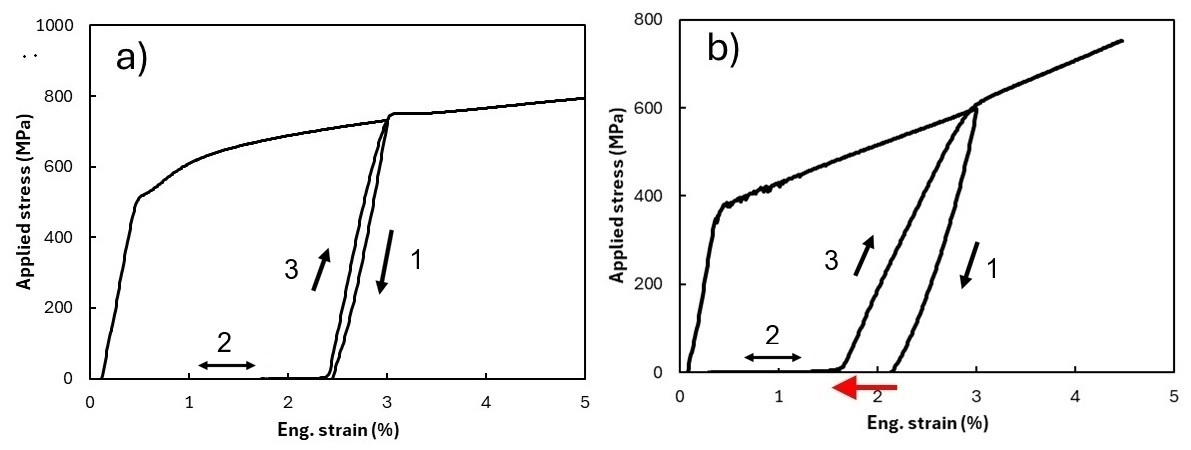
#> input picture figures/archive-2026-08-12-Figure_3-two-panel.jpg, 1191 x 450 px
$ python build_fig3_with_benchmark.py
#> lines starting #> are read from the running program, lines starting #| are printed output that depends on the picture
"""Rebuild Fig. 3 — REVERTED 2026-08-18 to the two-panel (a)/(b) form.

History: R3#7 asked for corresponding stepwise cyclic curves for the benchmark, and
on 2026-08-12 the two archived Omori panels (1200 C/5 min and 12 s) were appended as
(c)/(d). On 2026-08-18 F. Cai reversed that call: the paper's purpose is to test
whether the LLM-hypothesized alloy can transform, the Omori alloy's superelasticity
is established literature, and its role here is a protocol control only — which
panel (b) (0.5% heating recovery) already demonstrates. The R3#7 response now argues
that position instead of presenting the curves; see response-to-reviewer-3.md.

The (c)/(d) panels remain in `archive-2026-06-pre-MD-revision/` and the four-panel
composite is archived as `archive-2026-08-18-Figure_3-four-panel.jpg` should the
editor insist.

Panels (a)/(b) are carried over as `archive-2026-08-12-Figure_3-two-panel.jpg`,
which already carries its own "a)" / "b)" labels, upscaled to the same 3624-px
width as the sibling repo-built figures (its effective resolution is set by the
1200-px source either way — same situation as Fig. 1, and rebuildable from raw
only via S. Cai's SME-test exports).
"""
from pathlib import Path
from PIL import Image

HERE = Path(__file__).parent
TARGET_DPI = 600
PANEL_W = 1800
GAP = 24


def main():
    src = Image.open(HERE / "archive-2026-08-12-Figure_3-two-panel.jpg").convert("RGB")
#> src is the input picture: PIL image 1191x450 RGB; mean R, G, B 243.8, 243.6, 243.6
    w = 2 * PANEL_W + GAP
    out_img = src.resize((w, round(src.height * w / src.width)), Image.LANCZOS)
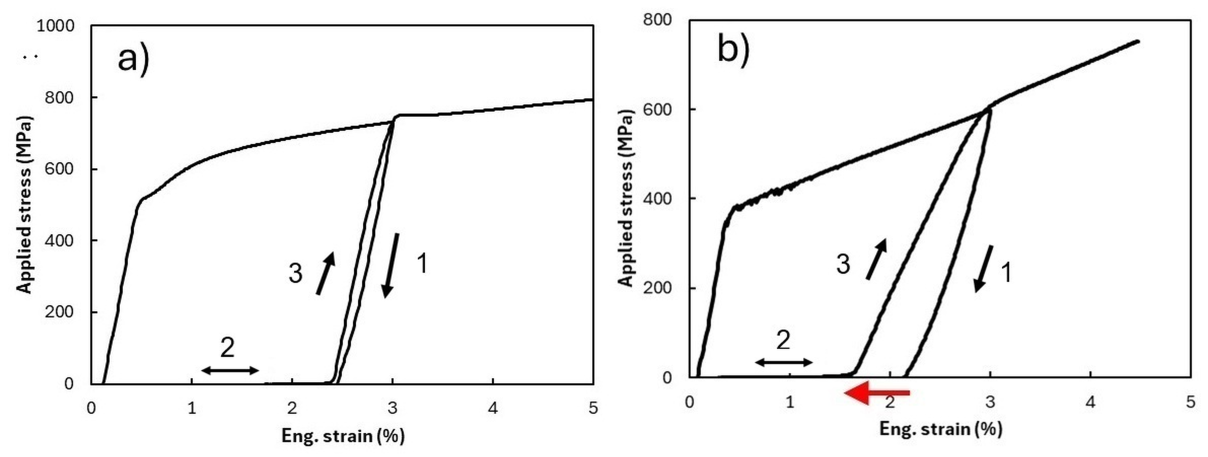
#> out_img: PIL image 3624x1369 RGB (shown at 1/3 size); mean R, G, B 243.8, 243.6, 243.6
    out = HERE / "Figure_3.jpg"
    out_img.save(out, dpi=(TARGET_DPI, TARGET_DPI), quality=95, optimize=True)
    print(f"wrote {out.name}  ({out_img.size[0]}x{out_img.size[1]} px, "
          f"{out.stat().st_size / 1e6:.1f} MB)")
#| wrote Figure_3.jpg  (3624x1369 px, 0.3 MB)


if __name__ == "__main__":
    main()
